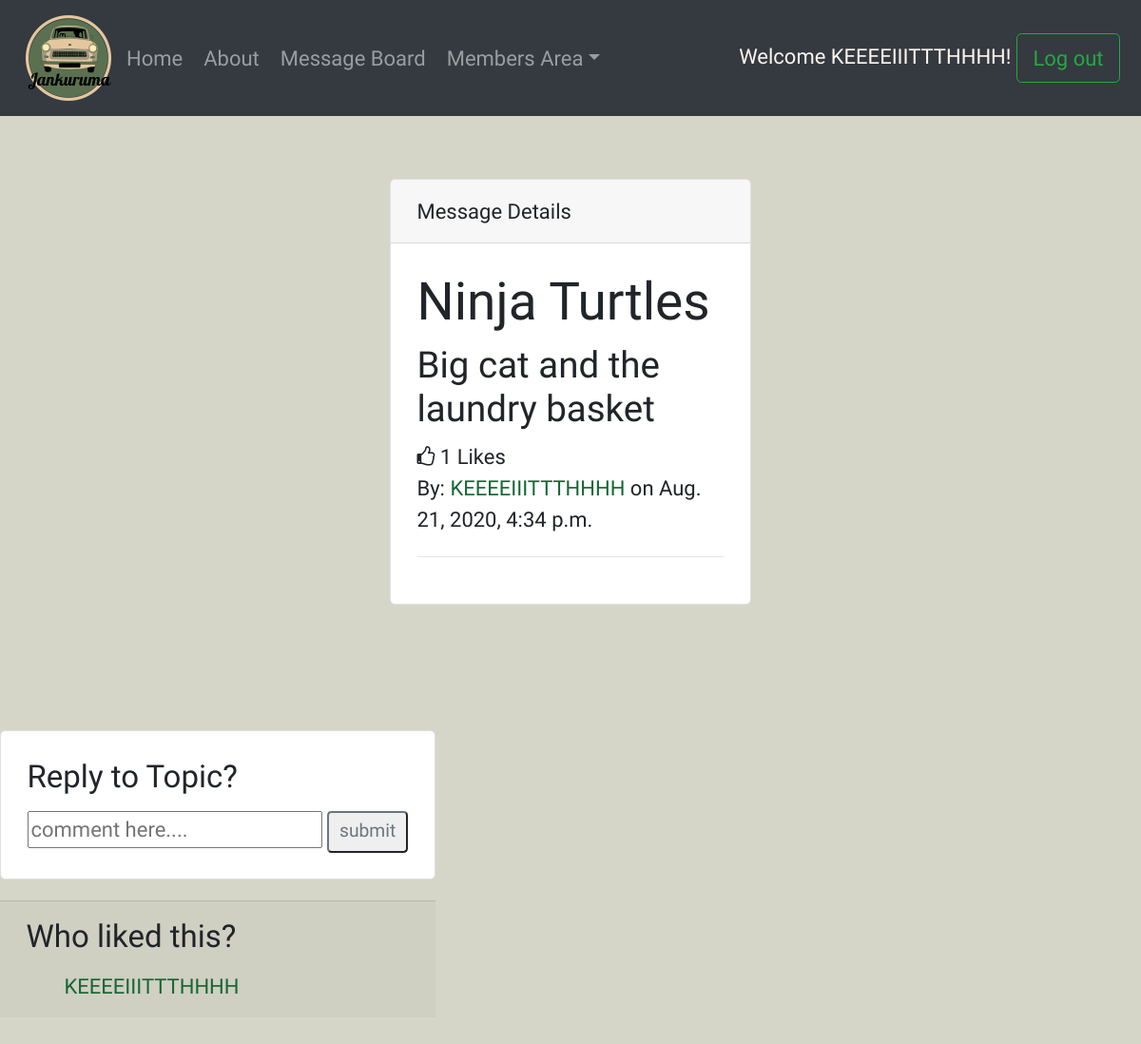
Screenshot of /vroom/message_page/3 (signed in) with the database file from the repository.
### log_reg_app/models.py (models this page shows, shortened)
class User(models.Model):
    username = models.CharField(max_length=255)
    first_name = models.CharField(max_length=255)
    last_name = models.CharField(max_length=255)
    bio = models.CharField(max_length=255, null=True)
    email = models.EmailField(unique=True)
    password = models.CharField(max_length=255)
    profile_pic = models.CharField(max_length=255, null=True)
    car = models.CharField(max_length=255, null=True)
    created_at = models.DateTimeField(auto_now_add=True)
    updated_at = models.DateTimeField(auto_now=True)
    objects = UserManager()

### Dashboard/models.py (models this page shows, shortened)
class Post(models.Model):
    title = models.CharField(max_length=255)
    content = models.CharField(max_length=255)
    user_likes = models.ManyToManyField(User, related_name='liked_posts')
    created_at = models.DateTimeField(auto_now_add=True)
    updated_at = models.DateTimeField(auto_now=True)
    author = models.ForeignKey(User, on_delete=models.CASCADE, related_name="posts")

### Dashboard/views.py (the view)
# urls.py: path('message_page/<int:id>', views.message_page, name="message_page"),
def message_page(request, id):
    if 'user_id' not in request.session:
        return redirect ('/')
    else:
        current_post = Post.objects.get(id=id)
        liked_by = current_post.user_likes.all()
        context = {
            'user': User.objects.get(id=request.session['user_id']),
            'post': Post.objects.order_by('-updated_at'),
            'posts': Post.objects.get(id=id),
            'current_post': Post.objects.get(id=id),
            'liked_by' : liked_by
        }
        return render (request, 'message_page.html', context)

### Dashboard/templates/message_page.html (shortened to what this page needs)
<!DOCTYPE html>
<html lang="en">
<head>
    <link rel="stylesheet" href="https://cdnjs.cloudflare.com/ajax/libs/font-awesome/4.7.0/css/font-awesome.min.css">
    <link href="https://stackpath.bootstrapcdn.com/bootstrap/4.5.0/css/bootstrap.min.css" rel="stylesheet"
>
    {% load static %}
    <link rel="stylesheet" type="text/css" href="{% static 'css/message_board.css' %}">
</head>
<body>
    <nav class="navbar navbar-expand-lg navbar-dark bg-dark">
        <a href="{% url 'dashboard' %}"><img src="/static/images/logo.png" width="100" height="100"
                class="d-inline-block align-top" alt="" loading="lazy"></a>
        <div class="collapse navbar-collapse" id="navbarSupportedContent">
            <ul class="navbar-nav mr-auto">
                <li class="nav-item">
                    <a class="nav-link" href="{%url 'dashboard' %}">Home</a>
                </li>
                <li class="nav-item">
                    <a class="nav-link" href="{%url 'about' %}">About</a>
                </li>
                <li class="nav-item">
                    <a class="nav-link" href="/vroom/message_board/">Message Board</a>
                </li>
                <li class="nav-item dropdown">
                    <a class="nav-link dropdown-toggle" href="#" id="navbarDropdown" role="button"
                        data-toggle="dropdown" aria-haspopup="true" aria-expanded="false">
                        Members Area</a>
                </li>
            </ul>
            <span id="user">Welcome {{ user.username }}! <a class="btn btn-outline-success" href="/logout">Log
                    out</a></span>
        </div>
    </nav>
    <div class="row">
        <div class="col-lg-4">
        </div>
        <div class="col-lg-4 mt-5 mb-5">
            <div class="card">
                <div class="card-header">
                    Message Details
                </div>
                <div class="card-body box-element">
                    <div class="messages">
                        <h1 class="mess_page_header">{{ posts.title }}</h1>
                        <h3 class="mess_page_header">{{ posts.content }}</h3>
                        <i class="fa fa-thumbs-o-up"></i><span> {{ posts.user_likes.count }} Likes</span>
                        <p>By: <a href="/vroom/user_profile/{{posts.author.id}}">{{ posts.author.username }}</a> on
                            {{ posts.created_at }}</p>
                        <hr>
                    </div>
                </div>
            </div>
        </div>
            <aside>
                  <div id="side" class="col-12 col-col-xl-3">
                       <div class="row">
                           <div class="col-12 col-sm-6 col-xl-12">
                               <div class="card mt-5 mb-3 mb-sm-0 mb-xl-3">
                                   <div class="card-body">
                                       <h2 class="h4 card-title">Reply to Topic?</h2>
                                       <form class="form_field" action="/vroom/add_comment/{{posts.id}}" method=POST>
                                           <input class="comment_box" type="text" placeholder="comment here...." name='comment'>
                                           <input class="btn-sm btn-outline-secondary" type="submit" value='submit'>
                                       </form>
                                   </div>
                               </div>
                               <div class="card-footer">
                                   <h2 class="h4 card-title">Who liked this?</h2>
                                           <ul class="list-noStyle mb-0">
                                               {% for user in liked_by %}
                                               <a href="/vroom/user_profile/{{user.id}}">{{user.username}}</a>
                                               {% endfor %}
                                           </ul>
                               </div>
                               <div class="card-body">
                               </div>
                           </div>
                       </div>
                   </div>
           </div>
</body>
</html>

### static/css/message_board.css (style rules this page uses)
* { font-family: 'Teko', sans-serif; font-size: 22px; }
#user { color: seashell; }
body { background-color: #d6d6c8; }
a { color: rgb(22, 102, 53); }

### rows the page displays
User: username "KEEEEIIITTTHHHH"
Post: title "Ninja Turtles", content "Big cat and the laundry basket", user_likes.count "1", author.username "KEEEEIIITTTHHHH", created_at "Aug. 21, 2020, 4:34 p.m."
